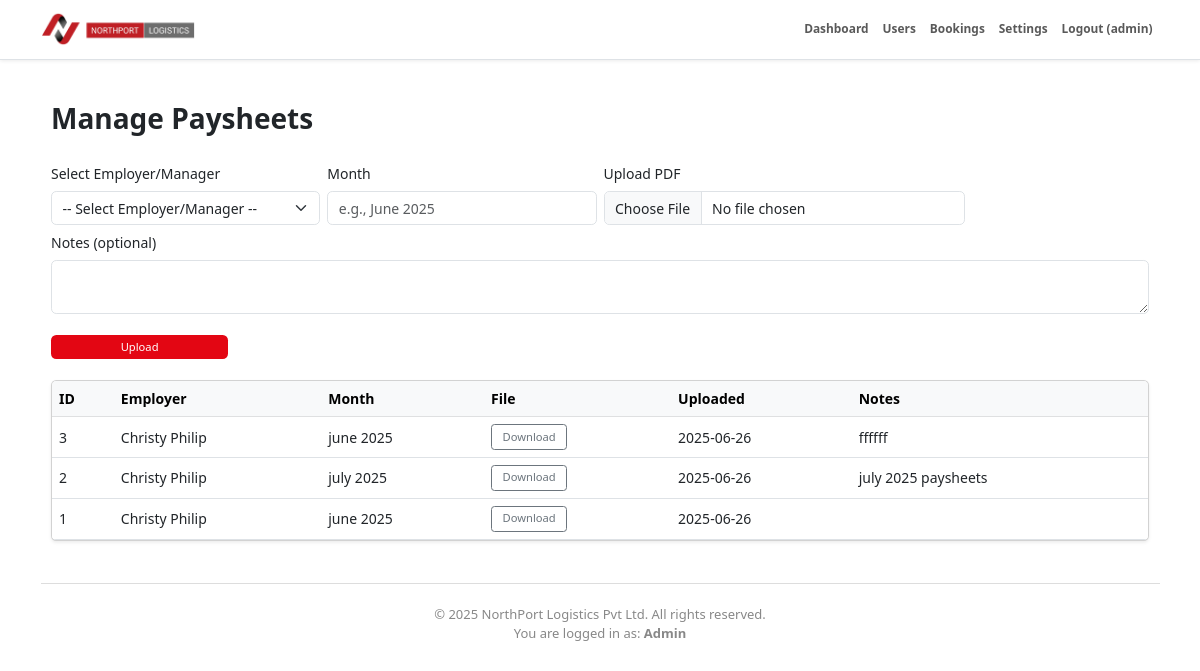
The page /admin/manage_paysheets.php (signed in) on the database its author committed.
### tables this page shows
CREATE TABLE `paysheets` (
  `id` int(11) NOT NULL,
  `employer_id` int(11) NOT NULL,
  `uploaded_by` int(11) DEFAULT NULL,
  `file_path` varchar(255) NOT NULL,
  `month` varchar(20) NOT NULL,
  `notes` text DEFAULT NULL,
  `created_at` datetime DEFAULT current_timestamp()
);

CREATE TABLE `users` (
  `id` int(11) NOT NULL,
  `username` varchar(50) NOT NULL,
  `email` varchar(100) NOT NULL,
  `password_hash` varchar(255) NOT NULL,
  `role` enum('admin','manager','employer','user') NOT NULL DEFAULT 'user',
  `is_active` tinyint(1) NOT NULL DEFAULT 1,
  `created_at` timestamp NOT NULL DEFAULT current_timestamp(),
  `updated_at` timestamp NOT NULL DEFAULT current_timestamp() ON UPDATE current_timestamp(),
  `phone` varchar(20) DEFAULT NULL,
  `street_address` varchar(255) DEFAULT NULL,
  `city` varchar(100) DEFAULT NULL,
  `state` varchar(100) DEFAULT NULL,
  `postal_code` varchar(20) DEFAULT NULL,
  `country` varchar(100) DEFAULT NULL,
  `company_name` varchar(255) DEFAULT NULL,
  `profile_pic` varchar(255) DEFAULT NULL,
  `date_of_birth` date DEFAULT NULL,
  `preferences` longtext DEFAULT NULL CHECK (json_valid(`preferences`)),
  `notes` text DEFAULT NULL,
  `department` varchar(100) DEFAULT NULL,
  `job_title` varchar(100) DEFAULT NULL,
  `date_of_joining` date DEFAULT NULL,
  `nic_passport_number` varchar(50) DEFAULT NULL
);

### admin/manage_paysheets.php (the view, shortened to what this page needs)
<?php
require_once '../includes/header.php';
$currentRole = $_SESSION['role'] ?? 'user';
$userId = $_SESSION['user_id'] ?? 0;
if ($currentRole === 'admin') {
    $stmt = $pdo->query("SELECT p.*, u.username AS employer_name FROM paysheets p JOIN users u ON p.employer_id = u.id ORDER BY p.created_at DESC");
} else {
    $stmt = $pdo->prepare("SELECT * FROM paysheets WHERE employer_id = ? ORDER BY created_at DESC");
    $stmt->execute([$userId]);
}
$paysheets = $stmt->fetchAll(PDO::FETCH_ASSOC);
?>
<div class="container my-5">
    <div class="d-flex justify-content-between align-items-center mb-4">
        <h2 class="fw-bold">Manage Paysheets</h2>
    </div>
    <?php if ($currentRole === 'admin'): ?>
        <form method="post" enctype="multipart/form-data" class="row g-2 mb-4">
            <div class="col-md-3">
                <label class="form-label">Select Employer/Manager</label>
                <select name="employer_id" class="form-select" required>
                    <option value="">-- Select Employer/Manager --</option>
                </select>
            </div>
            <div class="col-md-3">
                <label class="form-label">Month</label>
                <input type="text" name="month" class="form-control" placeholder="e.g., June 2025" required>
            </div>
            <div class="col-md-4">
                <label class="form-label">Upload PDF</label>
                <input type="file" name="paysheet" class="form-control" accept="application/pdf" required>
            </div>
            <div class="col-md-12">
                <label class="form-label">Notes (optional)</label>
                <textarea name="notes" class="form-control" rows="2"></textarea>
            </div>
            <div class="col-md-2">
                <button class="btn btn-danger w-100 mt-3" type="submit">Upload</button>
            </div>
        </form>
    <?php endif; ?>
    <div class="table-responsive card shadow-sm">
        <table class="table table-hover mb-0 align-middle">
            <thead class="table-light">
                <tr>
                    <th>ID</th>
                    <th>Employer</th>
                    <th>Month</th>
                    <th>File</th>
                    <th>Uploaded</th>
                    <th>Notes</th>
                </tr>
            </thead>
            <tbody>
                <?php if (count($paysheets)): ?>
                    <?php foreach ($paysheets as $p): ?>
                        <tr>
                            <td><?= $p['id'] ?></td>
                            <td><?= $p['employer_name'] ?? $p['employer_id'] ?></td>
                            <td><?= htmlspecialchars($p['month']) ?></td>
                            <td><a href="<?= $p['file_path'] ?>" target="_blank" class="btn btn-sm btn-outline-secondary">Download</a></td>
                            <td><?= date('Y-m-d', strtotime($p['created_at'])) ?></td>
                            <td><?= htmlspecialchars($p['notes']) ?></td>
                        </tr>
                    <?php endforeach; ?>
                <?php else: ?>
                    <tr>
                        <td colspan="6" class="text-center text-muted">No paysheets found.</td>
                    </tr>
                <?php endif; ?>
            </tbody>
        </table>
    </div>
</div>
<?php require_once '../includes/admin_footer.php'; ?>

### includes/header.php (style rules this page uses)
html { font-size: 14px; }

### admin/manage_paysheets.php (style rules this page uses)
.btn { font-size: 0.8rem; padding: 0.25rem 0.75rem; }
.btn-danger { background-color: #e30613; border: none; }
h2 { font-size: 2rem; }

### rows shown on the page
paysheets: id "3", employer.username "Christy Philip", month "june 2025", created_at "2025-06-26", notes "ffffff"
paysheets: id "2", employer.username "Christy Philip", month "july 2025", created_at "2025-06-26", notes "july 2025 paysheets"
paysheets: id "1", employer.username "Christy Philip", month "june 2025", created_at "2025-06-26"

### other values the page prints
safeOutput($username) "admin"
$userRole "Admin"
